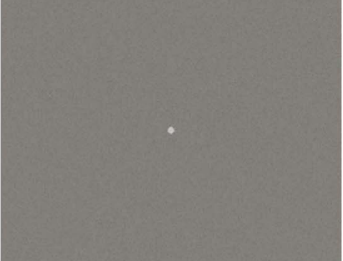
%> input picture project7/codes/smallfront.PNG, 343 x 261 px
$ octave myotsu.m   (GNU Octave 9; MATLAB toolbox functions it lacks are replaced by stand-ins)
%> lines starting %> are read from the running program, lines starting %| are printed output that depends on the picture; in (x1, y1, x2, y2) boxes, pixels count from 0 and x2, y2 are one past the last pixel; in counts of white or black regions, pixels touching at a corner belong together; the program's own positions count from 1
clear all;
close all;
clc;
% [5 lines of commented-out code are left out]
img=imread('smallfront.png');
%> img is the input picture: size 261x343x3 uint8; mean R, G, B 130.5, 127.4, 122.4
im=rgb2gray(img);
figure,imshow(im);
[row,rol] = size(im);
%> row = 261; rol = 343
h = imhist(im);% 求出直方图
%> h = 256 values, max 21414 at index 128, min 0 at index 1, mean 349.7
% 概率
p = h / (row*rol);
%> p = 256 values, max 0.239 at index 128, min 0 at index 1, mean 0.00391
% 平均灰度
m = zeros(256,1);
% 累加
for i = 2:256
    m(i) = m(i-1)+p(i)*(i-1);
    p(i) = p(i-1)+p(i);
    % 防止除以0 无穷大
    if(p(i-1) == 0)
        p(i-1) = 0.0001;
    end
end
%> after the loop, m = 256 values from 0 to 127.4; p = 256 values, max 1 at index 255, min 1.12e-05 at index 118, mean 0.502
% 全局均值
mg = sum(sum(im))/row/rol;
%> mg = 127.4
p1 = ones(256,1);

% 类间方差
a = ((mg*p-m).^2)./(p.*(p1-p));
%> a = 256 values, max 66.7 at index 166, min 2.02e-11 at index 255, mean 28.06
[max_a,yu] = max(a);
%> max_a = 66.7; yu = 166
yu-1
%> ans = 165
T = graythresh(im)
%> T = 0.655
I3= im2bw(im,T);
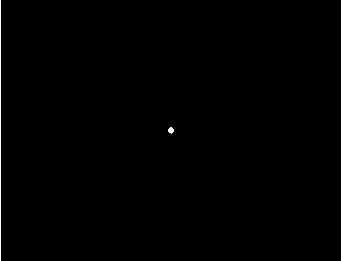
%> I3: size 261x343 logical; 0.91% white; 3 white regions, box (x1, y1, x2, y2) and area: (341, 0, 343, 261) 522, (0, 0, 1, 261) 261, (168, 127, 174, 134) 29
figure,imshow(I3);

$ run again, with project7/codes/explode.PNG copied over project7/codes/smallfront.PNG
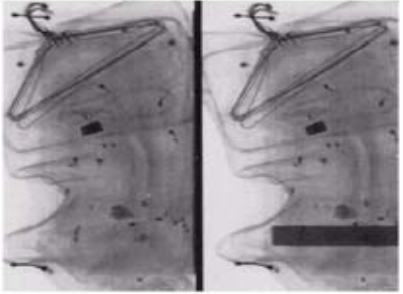
%> input picture project7/codes/explode.PNG, 403 x 294 px
%> img is the input picture: size 294x403x3 uint8; mean R, G, B 146.7, 141.9, 147.5
%> h = 256 values, max 2182 at index 222, min 0 at index 1, mean 462.8
%> `p = h / (row*rol);`: p = 256 values, max 0.0184 at index 222, min 0 at index 1, mean 0.00391
%> after the loop `for i = 2:256`: m = 256 values from 0 to 143.8; p = 256 values, max 1 at index 256, min 2.53e-05 at index 11, mean 0.438
%> mg = 143.8
%> a = 256 values, max 1886.5 at index 159, min 2.18e-11 at index 256, mean 886.3
%> max_a = 1886.5; yu = 159
%> ans = 158
%> T = 0.62
%> `I3= im2bw(im,T);`:
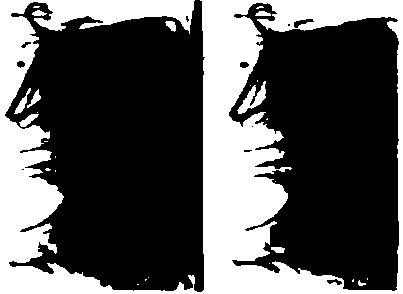
%> I3: size 294x403 logical; 34.2% white; 27 white regions (17 under 20 px), largest, box (x1, y1, x2, y2) and area: (0, 0, 403, 294) 39413, (237, 81, 266, 114) 374, (14, 88, 31, 114) 130
